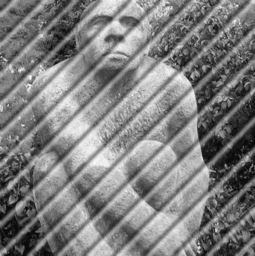
%> input picture lab2-transf_fourrier/imagem_defeito2.JPG, 255 x 256 px
$ octave imagem_defeito2.m   (GNU Octave 9; MATLAB toolbox functions it lacks are replaced by stand-ins)
%> lines starting %> are read from the running program, lines starting %| are printed output that depends on the picture; in (x1, y1, x2, y2) boxes, pixels count from 0 and x2, y2 are one past the last pixel; in counts of white or black regions, pixels touching at a corner belong together; the program's own positions count from 1
%Autor : Douglas Diniz Landim, ra 76681
%email : ddlandim@unifesp.br

clear all
close all

img = rgb2gray(imread('imagem_defeito2.JPG'));
%> img: size 256x255 uint8; min 0, max 254, mean 127
[l,a] = size(img);
%> l = 256; a = 255

figure
    imagesc(img),
    colormap(gray),
title('original');

F = fft2(img);

figure
    imagesc(fftshift(abs(F))),
    colormap(gray),
title('FFT');

F2 = log (1+F);

figure
    imagesc(fftshift(abs(F2))),
    colormap(gray),
title('log');
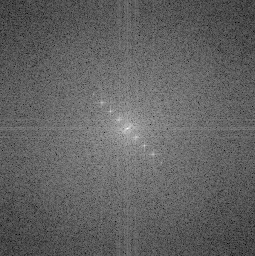
%> displayed picture: size 256x255x3, on the screen's scale of 0 to 255; min 0, max 255, mean 97.6

inversa = ifft2(F);

figure
    imagesc(real(inversa)), colormap(gray),
title('inversa');

passa_alta = ones(l,a);
passa_baixa = zeros(l,a);

% SELECAO DE FILTRO, INSERIR passa_alta ou passa_baixa
filtro = passa_alta;
%%%%%%%%%%%%%%%%%%%%%%%%%%%%%%%%%%%%%%%%%%%%%%%%%%%%%%

if(filtro==passa_alta)
    varf=0;
end

if (filtro==passa_baixa)
    varf=1;
end

% SELECAO DO RAIO DO PONTO
raio = 3;
%%%%%%%%%%%%%%%%%%%%%%%%%%

% INSERCAO DE PONTOS%%%%%%%%%%%%%%%%%%%%%%%%%%%%%%
%ponto a
centro_x = 94;
centro_y = 94;
for i = -raio : raio
    for j= -raio : raio
        if((i*i+j*j)<= raio*raio)
            filtro(i+centro_y,j+centro_x) = varf;
        end
    end
end
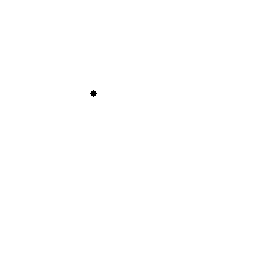
%> filtro: size 256x255 double; values 0 (black) and 1 (white), 100% white; 1 black region, box (x1, y1, x2, y2) and area: (90, 90, 97, 97) 29

%ponto b
centro_x = 102;
centro_y = 102;
for i = -raio : raio
    for j= -raio : raio
        if((i*i+j*j)<= raio*raio)
            filtro(i+centro_y,j+centro_x) = varf;
        end
    end
end
%> filtro: size 256x255 double; values 0 (black) and 1 (white), 99.9% white; 2 black regions, box (x1, y1, x2, y2) and area: (90, 90, 97, 97) 29, (98, 98, 105, 105) 29

%ponto c

centro_x = 111;
centro_y = 111;
for i = -raio : raio
    for j= -raio : raio
        if((i*i+j*j)<= raio*raio)
            filtro(i+centro_y,j+centro_x) = varf;
        end
    end
end
%> filtro: size 256x255 double; values 0 (black) and 1 (white), 99.9% white; 3 black regions, box (x1, y1, x2, y2) and area: (90, 90, 97, 97) 29, (98, 98, 105, 105) 29, (107, 107, 114, 114) 29

%ponto d
raio = 2;
centro_x = 120;
centro_y = 120;
for i = -raio : raio
    for j= -raio : raio
        if((i*i+j*j)<= raio*raio)
            filtro(i+centro_y,j+centro_x) = varf;
        end
    end
end

%ponto e

centro_x = 138;
centro_y = 138;
for i = -raio : raio
    for j= -raio : raio
        if((i*i+j*j)<= raio*raio)
            filtro(i+centro_y,j+centro_x) = varf;
        end
    end
end

%ponto f

centro_x = 148;
centro_y = 148;
for i = -raio : raio
    for j= -raio : raio
        if((i*i+j*j)<= raio*raio)
            filtro(i+centro_y,j+centro_x) = varf;
        end
    end
end

%ponto g
raio = 2;
centro_x = 155;
centro_y = 155;
for i = -raio : raio
    for j= -raio : raio
        if((i*i+j*j)<= raio*raio)
            filtro(i+centro_y,j+centro_x) = varf;
        end
    end
end
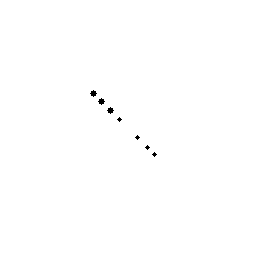
%> filtro: size 256x255 double; values 0 (black) and 1 (white), 99.8% white; 7 black regions (4 under 20 px), largest, box (x1, y1, x2, y2) and area: (90, 90, 97, 97) 29, (98, 98, 105, 105) 29, (107, 107, 114, 114) 29

%ponto h
raio = 2;
centro_x = 162;
centro_y = 162;
for i = -raio : raio
    for j= -raio : raio
        if((i*i+j*j)<= raio*raio)
            filtro(i+centro_y,j+centro_x) = varf;
        end
    end
end

%%%%%%%%%%%%%%%%%%%%%%%%%%%%%%%%%%%%%%%%%%%%%%%%%%
figure,
    imshow(filtro),
title('Filtro');

m1a = F.*fftshift(filtro);
m2a = log(1+m1a);
figure
    imagesc(fftshift(abs(m2a))), colormap(gray),
title('Multiplicacao');
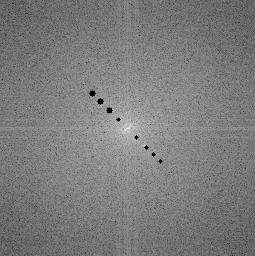
%> displayed picture: size 256x255x3, on the screen's scale of 0 to 255; min 0, max 255, mean 124.2

m2a_inversa = ifft2(m1a);
figure
imagesc(real(m2a_inversa)), colormap(gray), title('Inversa pa');
%> after `title('Inversa pa')`:
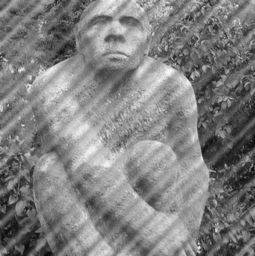
%> displayed picture: size 256x255x3, on the screen's scale of 0 to 255; min 0, max 255, mean 128.7
